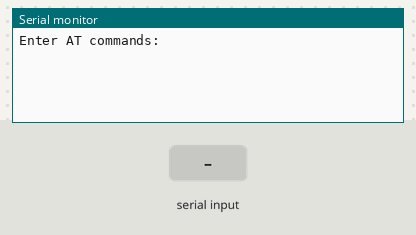
A sketch run on a simulated Arduino Mega 2560, built with avr-gcc and run on an emulated ATmega2560. On the bench: the last lines printed to the serial monitor. The inputs (shaded band) are chosen by the test bench.

Above: at 1.2 s.
1.3 s: "1" received over the second serial link
At 1.8 s:
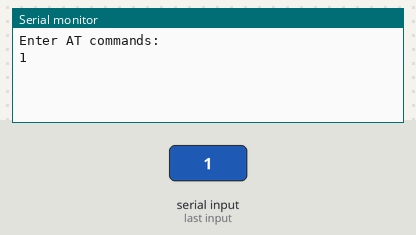
2.8 s: "0" received over the second serial link
At 4.1 s:
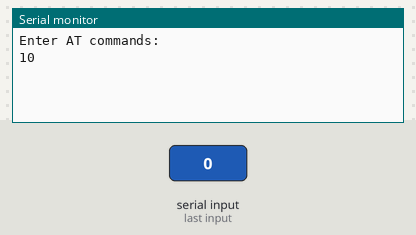

Measured:
- after the input at 1.3 s, the serial monitor: prints a new line at once (image 1)
- after the input at 2.8 s, the serial monitor: prints a new line at once (image 2)

The sketch:

BluetoothSetup.ino
```cpp
// Connect the Hc-05 module and communicate using the serial monitor
//
// The HC-05 needs to be set to AT mode when powered on.
// The default baud rate is 38400
// The Hc-05 requires all AT commands to be in uppercase. NL+CR MUST be added to the command string

// Connect the HC-05 TX to the Arduino Nano Every RX on pin 0.
// Connect the HC-05 RX to the Arduino Nano Every TX on pin 1.
//


void setup()
{
  Serial.begin(38400);
  while (!Serial);
  Serial.println("Enter AT commands:");

  // HC-06 default serial speed is 9600
  Serial1.begin(38400);
}

void loop()
{

  // Keep reading from HC-06 and send to Arduino Serial Monitor
  if (Serial1.available()) {
    Serial.write(Serial1.read());
    //digitalWrite(LED_BUILTIN, !digitalRead(LED_BUILTIN));
  }

  // Keep reading from Arduino Serial Monitor and send to HC-06
  if (Serial.available()) {
    Serial1.write(Serial.read());
  }

}
```
